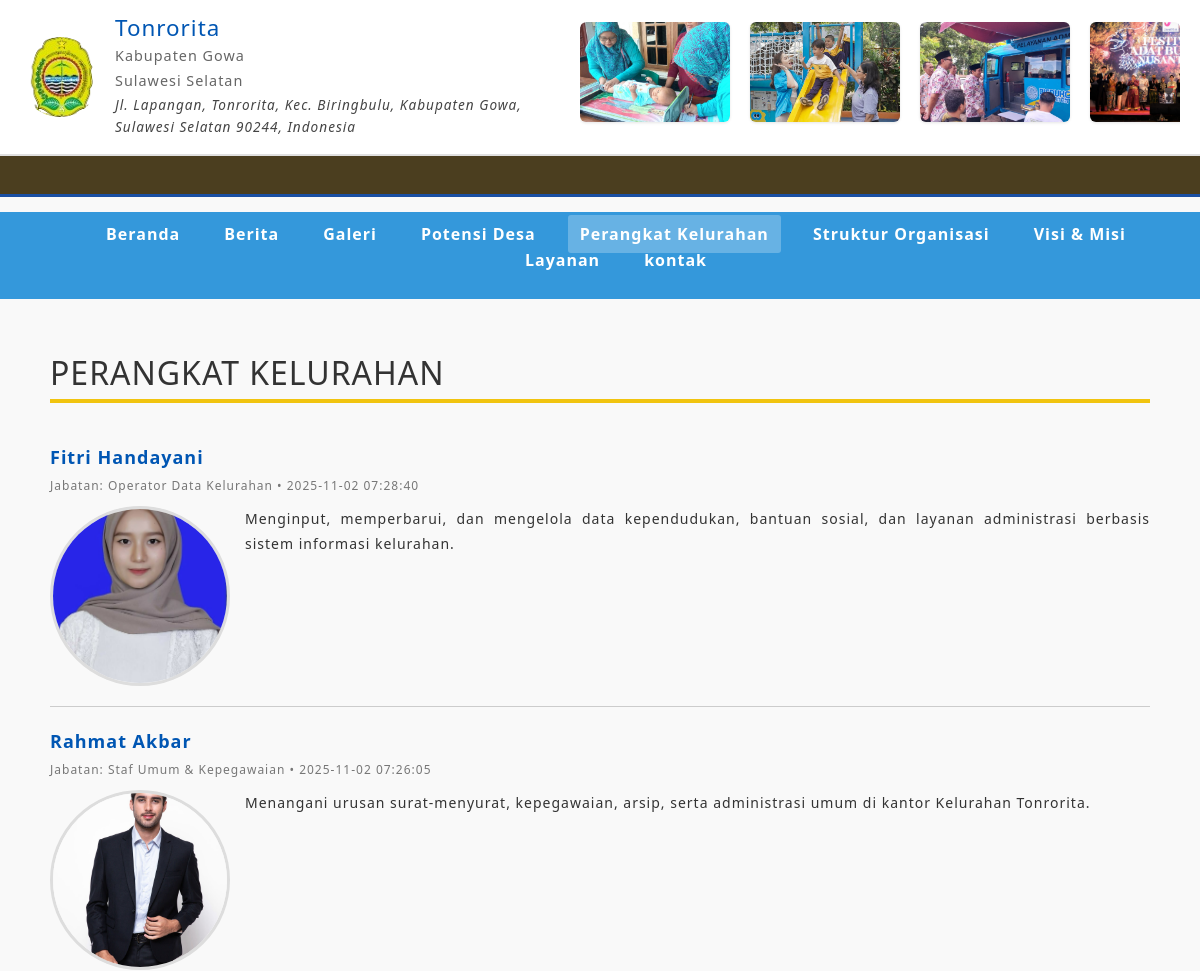
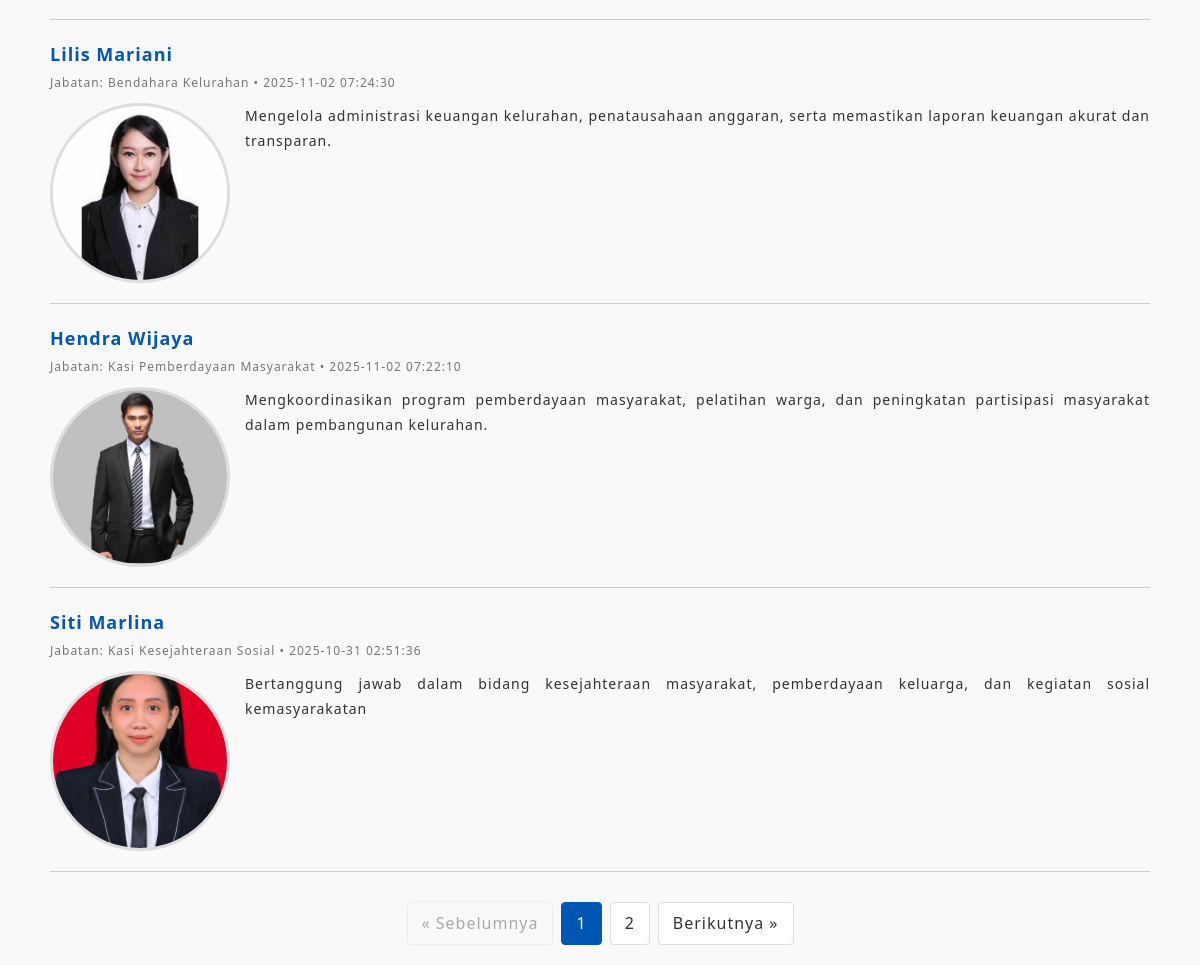
Screenshot of /frontend/sections/perangkat_kelurahan.php with the database file from the repository (2 pictures, top to bottom).
### tables this page shows
CREATE TABLE `profil_kelurahan` (
  `id` int NOT NULL,
  `nama_kelurahan` varchar(150) DEFAULT NULL,
  `visi` text,
  `misi` text,
  `sejarah` text,
  `alamat` text,
  `telepon` varchar(50) DEFAULT NULL,
  `email` varchar(150) DEFAULT NULL,
  `logo` varchar(255) DEFAULT NULL,
  `created_at` timestamp NULL DEFAULT CURRENT_TIMESTAMP,
  `updated_at` timestamp NULL DEFAULT NULL
);

CREATE TABLE `galeri` (
  `id` int NOT NULL,
  `judul` varchar(150) DEFAULT NULL,
  `gambar` varchar(255) DEFAULT NULL,
  `deskripsi` text,
  `kategori` enum('kegiatan','fasilitas','umum') DEFAULT NULL,
  `created_at` timestamp NULL DEFAULT CURRENT_TIMESTAMP
);

CREATE TABLE `perangkat_kelurahan` (
  `id` int NOT NULL,
  `nama` varchar(150) DEFAULT NULL,
  `jabatan` varchar(100) DEFAULT NULL,
  `foto` varchar(255) DEFAULT NULL,
  `keterangan` text,
  `created_at` timestamp NULL DEFAULT CURRENT_TIMESTAMP
);

### frontend/sections/perangkat_kelurahan.php (the view, shortened to what this page needs)
<!DOCTYPE html>
<html lang="en">
<head>
    <link href="../template_users/css/styles.css" rel="stylesheet" />
    <?php
    include '../../config/connection.php';
    include '../partials/navbar1.php';
    include '../partials/header.php';
    $per_halaman = 5;
    $halaman_sekarang = isset($_GET['page']) ? (int)$_GET['page'] : 1;
    $offset = ($halaman_sekarang - 1) * $per_halaman;
    $total_query = "SELECT COUNT(*) AS total FROM perangkat_kelurahan";
    $total_result = mysqli_query($db, $total_query);
    $total_data = mysqli_fetch_assoc($total_result)['total'];
    $total_halaman = ceil($total_data / $per_halaman);
    $query = "SELECT * FROM perangkat_kelurahan ORDER BY created_at DESC LIMIT $per_halaman OFFSET $offset";
    $result = mysqli_query($db, $query);
    ?>
<body>
    <div class="container">
        <h2 style="margin: 20px 0; color:#fffffff; border-bottom: 4px solid #f1c40f; padding-bottom: 6px;">
            PERANGKAT KELURAHAN
        </h2>
        <?php if (mysqli_num_rows($result) > 0): ?>
            <?php while ($p = mysqli_fetch_assoc($result)): ?>
                <div class="berita-item">
                    <a href="#" class="berita-judul">
                        <?= htmlspecialchars($p['nama']); ?>
                    </a>
                    <div class="berita-meta">
                        Jabatan: <?= htmlspecialchars($p['jabatan']); ?> • <?= htmlspecialchars($p['created_at']); ?>
                    </div>
                    <div class="berita-konten">
                        <img src="../../storages/perangkat_kelurahan/<?= htmlspecialchars($p['foto']); ?>"
                            alt="<?= htmlspecialchars($p['nama']); ?>"
                            class="berita-gambar">
                        <div class="berita-teks">
                            <?= nl2br(mb_strimwidth(strip_tags($p['keterangan']), 0, 300, '...')); ?>
                        </div>
                    </div>
                </div>
            <?php endwhile; ?>
            <div class="pagination">
                <?php if ($halaman_sekarang > 1): ?>
                    <a href="?page=<?= $halaman_sekarang - 1; ?>">&laquo; Sebelumnya</a>
                <?php else: ?>
                    <span class="disabled">&laquo; Sebelumnya</span>
                <?php endif; ?>
                <?php for ($i = 1; $i <= $total_halaman; $i++): ?>
                    <?php if ($i == $halaman_sekarang): ?>
                        <span class="active"><?= $i; ?></span>
                    <?php else: ?>
                        <a href="?page=<?= $i; ?>"><?= $i; ?></a>
                    <?php endif; ?>
                <?php endfor; ?>
                <?php if ($halaman_sekarang < $total_halaman): ?>
                    <a href="?page=<?= $halaman_sekarang + 1; ?>">Berikutnya &raquo;</a>
                <?php else: ?>
                    <span class="disabled">Berikutnya &raquo;</span>
                <?php endif; ?>
            </div>
        <?php else: ?>
            <p>Tidak ada data perangkat kelurahan tersedia.</p>
        <?php endif; ?>
    </div>
</body>
</html>

### frontend/partials/navbar1.php (shortened to what this page needs)
<header class="header">
    <div class="header-top">
        <?php
        include_once __DIR__ . '/../config/connection.php';
        $query = "SELECT * FROM profil_kelurahan LIMIT 1";
        $result = $db->query($query);
        $profil = $result->fetch_assoc();
        $current_page = basename($_SERVER['PHP_SELF']);
        ?>
        <div class="header-flex-container">
            <div class="logo-container">
                <img src="../../storages/logo/1763007596_logokelurah-removebg-preview.png"
                    alt="Logo <?= htmlspecialchars($profil['nama_kelurahan']) ?>"
                    class="logo">
                <div class="header-info">
                    <h1><?= htmlspecialchars($profil['nama_kelurahan']) ?></h1>
                    <p>Kabupaten Gowa</p>
                    <p>Sulawesi Selatan</p>
                    <p class="address"><?= htmlspecialchars($profil['alamat']) ?></p>
                </div>
            </div>
            <div class="header-right-content">
                <div class="image-row">
                    <div class="track">
                        <?php
                        $qGaleri = "SELECT id, gambar FROM galeri ORDER BY id DESC LIMIT 8";
                        $rGaleri = $db->query($qGaleri);
                        $gambar_list = [];
                        while ($row = $rGaleri->fetch_assoc()) {
                            $gambar_list[] = $row;
                        }
                        foreach ($gambar_list as $row) {
                        ?>
                            <a href="../sections/detail_berita.php?id=<?= $row['id'] ?>">
                                <img src="../../storages/galeri/<?= $row['gambar'] ?>" class="small-img">
                            </a>
                        <?php } ?>
                    </div>
                </div>
            </div>
        </div>
    </div>
    <div class="running-text-container">
        <div class="running-text">
        </div>
    </div>
    <nav class="main-nav">
        <ul>
            <li><a href="../sections/home.php" class="<?= ($current_page == 'home.php') ? 'active' : '' ?>">Beranda</a></li>
            <li><a href="../sections/berita.php" class="<?= ($current_page == 'berita.php') ? 'active' : '' ?>">Berita</a></li>
            <li><a href="../sections/galeri.php" class="<?= ($current_page == 'galeri.php') ? 'active' : '' ?>">Galeri</a></li>
            <li><a href="../sections/potensi_desa.php" class="<?= ($current_page == 'potensi_desa.php') ? 'active' : '' ?>">Potensi Desa</a></li>
            <li><a href="../sections/perangkat_kelurahan.php" class="<?= ($current_page == 'perangkat_kelurahan.php') ? 'active' : '' ?>">Perangkat Kelurahan</a></li>
            <li><a href="../sections/struktur_organisasi.php" class="<?= ($current_page == 'struktur_organisasi.php') ? 'active' : '' ?>">Struktur Organisasi</a></li>
            <li><a href="../sections/visi_misi.php" class="<?= ($current_page == 'visi_misi.php') ? 'active' : '' ?>">Visi & Misi</a></li>
            <li><a href="../sections/layanan.php" class="<?= ($current_page == 'layanan.php') ? 'active' : '' ?>">Layanan</a></li>
            <li><a href="../sections/kontak.php" class="<?= ($current_page == 'kontak.php') ? 'active' : '' ?>">kontak</a></li>
        </ul>
    </nav>
</header>

### frontend/sections/perangkat_kelurahan.php (style rules this page uses)
* { margin: 0; padding: 0; box-sizing: border-box; }
body { font-family: 'Segoe UI', Tahoma, Geneva, Verdana, sans-serif; line-height: 1.6; color: #333; background-color: #f9f9f9; }
.container { width: 1200px; margin: 0 auto; padding: 20px; }
.main-nav { background-color: #3498db; padding: 10px 0; margin: 15px 0; }
.main-nav ul { display: flex; list-style: none; justify-content: center; flex-wrap: wrap; }
.main-nav li { margin: 0 10px; }
.main-nav a { color: white; text-decoration: none; padding: 8px 12px; font-weight: bold; transition: background-color 0.3s; }
.berita-item { border-bottom: 1px solid #ccc; padding: 20px 0; }
.berita-judul { font-size: 18px; font-weight: bold; color: #0056b3; text-decoration: none; display: block; margin-bottom: 5px; }
.berita-meta { font-size: 12px; color: #777; margin-bottom: 10px; }
.berita-konten { display: flex; align-items: flex-start; gap: 15px; }
.berita-teks { flex: 1; font-size: 14px; text-align: justify; line-height: 1.8; }
.pagination { display: flex; justify-content: center; margin-top: 30px; gap: 8px; flex-wrap: wrap; }
.pagination a, .pagination span { display: inline-block; padding: 8px 14px; text-decoration: none; border: 1px solid #ddd; color: #333; background: #fff; border-radius: 4px; transition: all 0.3s; }
.pagination .active { background-color: #0056b3; color: white; border-color: #0056b3; pointer-events: none; }
.pagination .disabled { color: #aaa; background: #f9f9f9; border-color: #eee; pointer-events: none; }
.berita-gambar { width: 180px; height: 180px; object-fit: cover; border-radius: 50%; border: 3px solid #ddd; flex-shrink: 0; }

### frontend/partials/navbar1.php (style rules this page uses)
.header-top { display: flex; justify-content: space-between; align-items: center; padding: 15px 20px; background-color: #fff; border-bottom: 2px solid #e0e0e0; }
.header-flex-container { display: flex; justify-content: space-between; align-items: center; width: 100%; }
.logo-container { display: flex; align-items: center; gap: 15px; }
.logo { width: 80px; aspect-ratio: 1/1; object-fit: cover; border-radius: 50%; }
.header-info h1 { font-size: 1.4em; margin: 0; color: #0056b3; }
.header-info p { margin: 2px 0; font-size: 0.9em; color: #666; }
.header-info .address { font-size: 0.85em; font-style: italic; color: #444; }
.image-row { overflow: hidden; width: 600px; height: 110px; position: relative; border-radius: 6px; }
.track { display: flex; gap: 20px; width: max-content; animation: sepur 18s linear infinite; }
.small-img { width: 150px; height: 100px; object-fit: cover; border-radius: 6px; box-shadow: 0 1px 3px rgba(0, 0, 0, 0.1); transition: 0.2s; }
.running-text-container { width: 100%; background: #4b3e1f; color: yellow; font-weight: bold; padding: 6px 0; overflow: hidden; position: relative; border-bottom: 3px solid #1a4fa3; }
.running-text { display: inline-block; white-space: nowrap; padding-left: 100%; animation: runText 18s linear infinite; font-size: 14px; letter-spacing: 1px; }
.main-nav a.active { background-color: rgba(255, 255, 255, 0.25); border-radius: 3px; }

### rows the page displays
profil_kelurahan: nama_kelurahan "Tonrorita", alamat "Jl. Lapangan, Tonrorita, Kec. Biringbulu, Kabupaten Gowa, Sulawesi Selatan 90244, Indonesia"
galeri: gambar (picture)
galeri: gambar (picture)
galeri: gambar (picture)
galeri: gambar (picture)
perangkat_kelurahan: nama "Fitri Handayani", jabatan "Operator Data Kelurahan", created_at "2025-11-02 07:28:40", foto (picture), keterangan "Menginput, memperbarui, dan mengelola data kependudukan, bantuan sosial, dan layanan administrasi berbasis sistem informasi kelurahan."
perangkat_kelurahan: nama "Rahmat Akbar", jabatan "Staf Umum & Kepegawaian", created_at "2025-11-02 07:26:05", foto (picture), keterangan "Menangani urusan surat-menyurat, kepegawaian, arsip, serta administrasi umum di kantor Kelurahan Tonrorita."
perangkat_kelurahan: nama "Lilis Mariani", jabatan "Bendahara Kelurahan", created_at "2025-11-02 07:24:30", foto (picture), keterangan "Mengelola administrasi keuangan kelurahan, penatausahaan anggaran, serta memastikan laporan keuangan akurat dan transparan."
perangkat_kelurahan: nama "Hendra Wijaya", jabatan "Kasi Pemberdayaan Masyarakat", created_at "2025-11-02 07:22:10", foto (picture), keterangan "Mengkoordinasikan program pemberdayaan masyarakat, pelatihan warga, dan peningkatan partisipasi masyarakat dalam pembangunan kelurahan."
perangkat_kelurahan: nama "Siti Marlina", jabatan "Kasi Kesejahteraan Sosial", created_at "2025-10-31 02:51:36", foto (picture), keterangan "Bertanggung jawab dalam bidang kesejahteraan masyarakat, pemberdayaan keluarga, dan kegiatan sosial kemasyarakatan"
